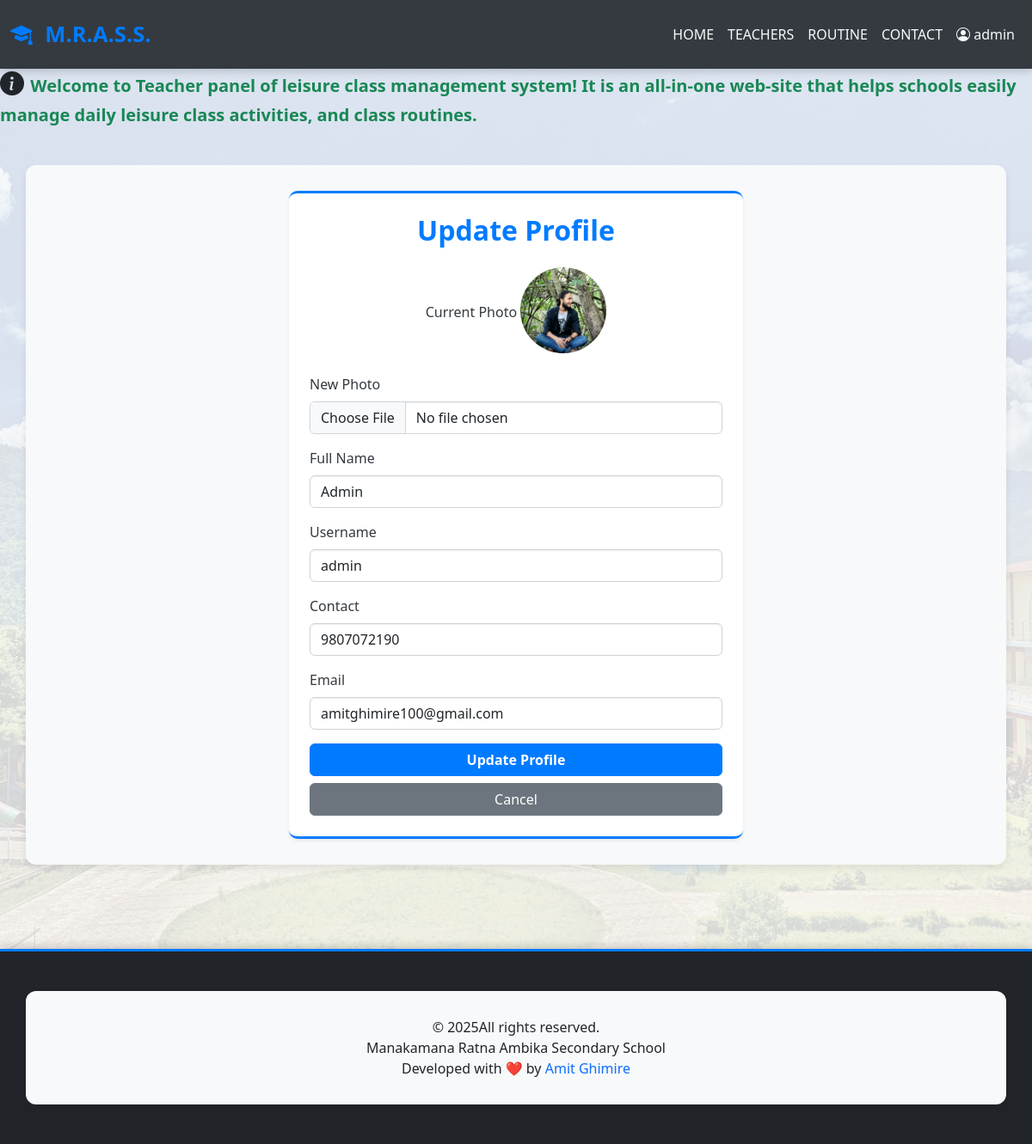
The page /update-profile.php?id=1 (signed in) on the database its author committed.
### tables this page shows
CREATE TABLE `teachers` (
  `teach_id` int(11) NOT NULL,
  `username` varchar(50) NOT NULL,
  `full_name` varchar(100) NOT NULL,
  `contact` varchar(20) DEFAULT NULL,
  `email` varchar(100) DEFAULT NULL,
  `pan` varchar(20) DEFAULT NULL,
  `photo` varchar(255) DEFAULT NULL,
  `password` varchar(255) NOT NULL,
  `otp` varchar(10) DEFAULT NULL,
  `verified` tinyint(1) DEFAULT 0,
  `level` enum('basic','secondary') DEFAULT NULL,
  `role` varchar(50) NOT NULL DEFAULT 'teacher',
  `created_at` timestamp NOT NULL DEFAULT current_timestamp()
);

### update-profile.php (the view, shortened to what this page needs)
<?php
include('partial-front/navbar.php');
if(isset($_GET['id']))
{
    $teach_id = $_GET['id'];
    $sql = "SELECT * FROM teachers WHERE teach_id=$teach_id";
    $res = mysqli_query($conn, $sql);
    if(mysqli_num_rows($res) == 1)
    {
        $row = mysqli_fetch_assoc($res);
        $full_name = $row['full_name'];
        $username = $row['username'];
        $contact = $row['contact'];
        $email = $row['email'];
        $photo = $row['photo'];
    }
    else
    {
        $_SESSION['not_found'] = "<div class='error'>Teacher not found.</div>";
        header('location:' . SITEURL . 'user_profile.php');
        exit();
    }
}
else
{
    header('location:' . SITEURL . 'user_profile.php');
    exit();
}
?>
<div class="main-content">
    <div class="container mt-4">
        <div class="row justify-content-center">
            <div class="col-md-7 col-lg-6">
                <div class="card p-4 shadow-sm">
                    <h2 class="text-center mb-4 card-title">Update Profile</h2>
                    <form action="" method="POST" enctype="multipart/form-data">
                        <div class="mb-3 text-center">
                            <label class="form-label">Current Photo</label>
                            <?php
                                if($photo != "")
                                {
                                    ?><img src="<?php echo SITEURL; ?>images/teachers/<?php echo $photo; ?>" alt="Current Photo" class="img-fluid rounded-circle mb-2" style="width: 100px; height: 100px; object-fit: cover;"><?php
                                }
                                else
                                {
                                    echo "<div class='text-danger'>Photo not added.</div>";
                                }
                            ?>
                        </div>
                        <div class="mb-3">
                            <label for="new_photo" class="form-label">New Photo</label>
                            <input type="file" class="form-control" id="new_photo" name="new_photo">
                        </div>
                        <div class="mb-3">
                            <label for="full_name" class="form-label">Full Name</label>
                            <input type="text" class="form-control" id="full_name" name="full_name" value="<?php echo $full_name; ?>" required>
                        </div>
                        <div class="mb-3">
                            <label for="username" class="form-label">Username</label>
                            <input type="text" class="form-control" id="username" name="username" value="<?php echo $username; ?>" required>
                        </div>
                        <div class="mb-3">
                            <label for="contact" class="form-label">Contact</label>
                            <input type="text" class="form-control" id="contact" name="contact" value="<?php echo $contact; ?>" required>
                        </div>
                        <div class="mb-3">
                            <label for="email" class="form-label">Email</label>
                            <input type="email" class="form-control" id="email" name="email" value="<?php echo $email; ?>" required>
                        </div>
                        <div class="d-grid gap-2">
                            <button type="submit" name="submit" class="btn btn-primary">Update Profile</button>
                            <a href="<?php echo SITEURL; ?>user_profile.php" class="btn btn-secondary">Cancel</a>
                        </div>
                    </form>
                </div>
            </div>
        </div>
    </div>
</div>
<?php include('partial-front/footer.php'); ?>

### css/style.css (style rules this page uses)
:root { --primary-color: #007bff; --secondary-color: #6c757d; --dark-color: #343a40; --light-color: #f8f9fa; --white-color: #ffffff; --card-bg-color: rgba(255, 255, 255, 0.95); --container-bg-color: rgba(255, 255, 255, 0.98); --shadow-light: 0 4px 8px rgba(0, 0, 0, 0.08); --shadow-hover: 0 8px 16px rgba(0, 0, 0, 0.15); }
body { font-family: 'Segoe UI', Roboto, 'Helvetica Neue', Arial, sans-serif; background-color: var(--light-color); position: relative; min-height: 100vh; margin: 0; display: flex; flex-direction: column; overflow-x: hidden; }
body::before { content: ''; position: fixed; top: 0; left: 0; width: 100%; height: 100%; background-image: url('../images/school.jpg'); background-size: cover; background-position: center center; background-repeat: no-repeat; opacity: 0.15; z-index: -1; filter: grayscale(50%) brightness(1.1); transition: opacity 0.5s ease-in-out; }
.main-content { flex: 1; position: relative; z-index: 1; padding-top: 20px; padding-bottom: 20px; }
.container { background-color: var(--light-color); padding: 30px; border-radius: 12px; box-shadow: var(--shadow-light); margin-top: 30px; margin-bottom: 30px; transition: box-shadow 0.3s ease-in-out; }
.card { border: none; box-shadow: var(--shadow-light); border-top: 3px solid var(--primary-color); border-bottom: 3px solid var(--primary-color); transition: transform 0.2s ease-in-out, box-shadow 0.2s ease-in-out; border-radius: 10px; overflow: hidden; }
.card-title { color: var(--primary-color); font-weight: 600; }
.form-label { font-weight: 500; color: var(--dark-color); }
.form-control, .form-select { border-color: #ced4da; box-shadow: inset 0 1px 2px rgba(0, 0, 0, 0.075); transition: border-color 0.2s ease-in-out, box-shadow 0.2s ease-in-out; }
.btn-primary { background-color: var(--primary-color); border-color: var(--primary-color); font-weight: 600; transition: background-color 0.2s ease-in-out, transform 0.1s ease-in-out, box-shadow 0.2s ease-in-out; }

### rows shown on the page
teachers: photo (picture), full_name "Admin", username "admin", contact "9807072190", email "amitghimire100@gmail.com"

### other values the page prints
$_SESSION['username'] "admin"
